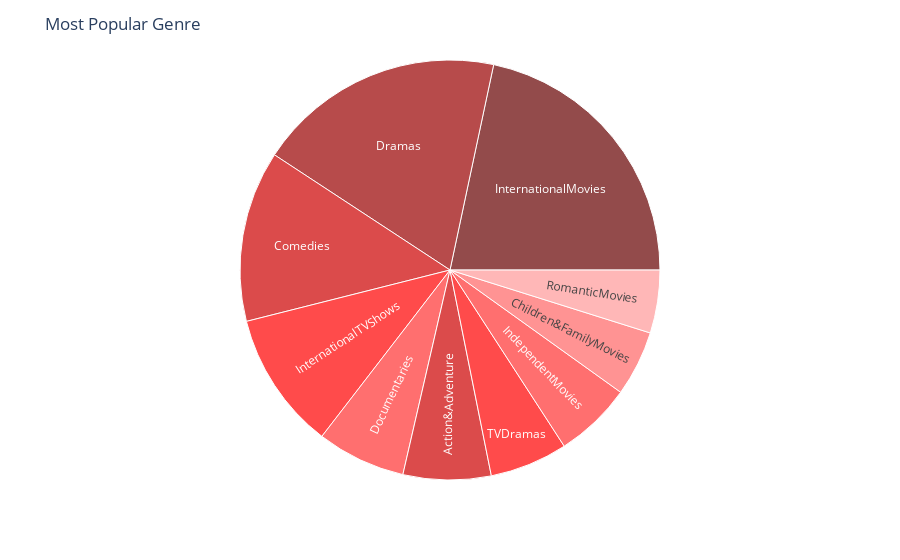

The code cell stored with this chart in its notebook:
### Code cell
colors =  ['#660000', '#990000', '#CC0000', '#FF0000', '#FF3333']

fig = px.sunburst(popular_genre_df.head(10), path=['Genre'], values='Total', color_discrete_sequence=colors)
fig.update_layout(title_text="Most Popular Genre")
fig.show()

### Figure 1 — Plotly figure (JSON) as saved in the notebook; plotly's stock layout.template omitted (floating-point values rounded to 4 significant figures)
{"data": [{"branchvalues": "total", "domain": {"x": [0, 1], "y": [0, 1]}, "hovertemplate": "labels=%{label}<br>Total=%{value}<br>parent=%{parent}<br>id=%{id}<extra></extra>", "ids": ["Action&Adventure", "Children&FamilyMovies", "Comedies", "Documentaries", "Dramas", "IndependentMovies", "InternationalMovies", "InternationalTVShows", "RomanticMovies", "TVDramas"], "labels": ["Action&Adventure", "Children&FamilyMovies", "Comedies", "Documentaries", "Dramas", "IndependentMovies", "InternationalMovies", "InternationalTVShows", "RomanticMovies", "TVDramas"], "name": "", "parents": ["", "", "", "", "", "", "", "", "", ""], "type": "sunburst", "values": [859, 641, 1674, 869, 2426, 756, 2752, 1349, 616, 762]}], "layout": {"legend": {"tracegroupgap": 0}, "margin": {"t": 60}, "sunburstcolorway": ["#660000", "#990000", "#CC0000", "#FF0000", "#FF3333"], "title": {"text": "Most Popular Genre"}}}
